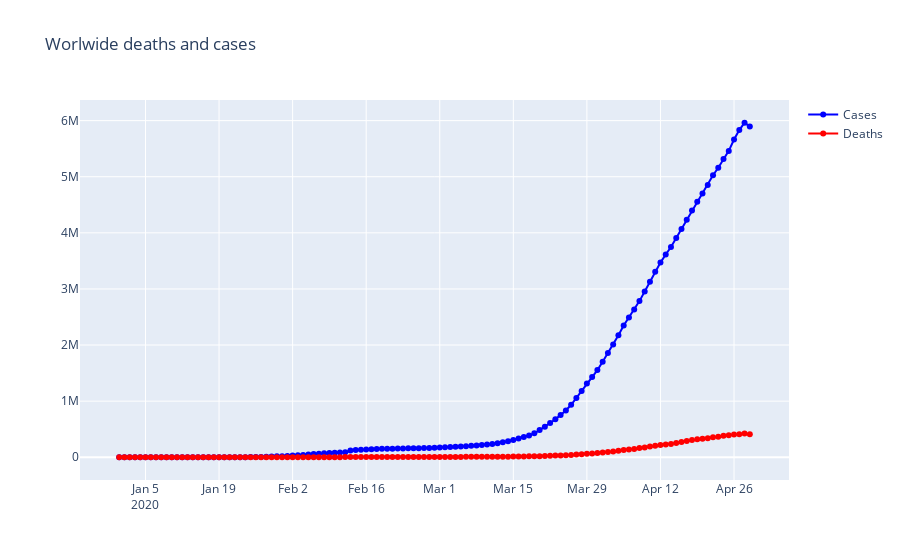

Notebook cell for this chart:
### Code cell
fig = go.Figure()
fig.update_layout(title = 'Worlwide deaths and cases')
fig.add_trace(go.Scatter(x = cases['date'], y = cases['total_cases'], name = 'Cases', mode = 'lines+markers', line = dict(color = 'blue')))
fig.add_trace(go.Scatter(x = deaths['date'], y = deaths['total_deaths'], name = 'Deaths', mode = 'lines+markers', line = dict(color = 'red')))
